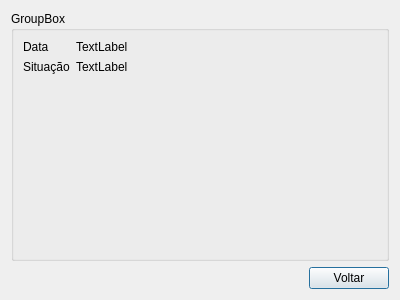
<?xml version="1.0" encoding="UTF-8"?>
<ui version="4.0">
 <class>movimentacaodopaciente_leitura</class>
 <widget class="QDialog" name="movimentacaodopaciente_leitura">
  <property name="geometry">
   <rect>
    <x>0</x>
    <y>0</y>
    <width>400</width>
    <height>300</height>
   </rect>
  </property>
  <property name="windowTitle">
   <string>Movimentação do Paciente</string>
  </property>
  <layout class="QHBoxLayout" name="horizontalLayout_2">
   <item>
    <layout class="QVBoxLayout" name="verticalLayout">
     <item>
      <widget class="QGroupBox" name="groupBox">
       <property name="title">
        <string>GroupBox</string>
       </property>
       <layout class="QFormLayout" name="formLayout">
        <item row="0" column="0">
         <widget class="QLabel" name="label">
          <property name="text">
           <string>Data</string>
          </property>
         </widget>
        </item>
        <item row="0" column="1">
         <widget class="QLabel" name="data">
          <property name="text">
           <string>TextLabel</string>
          </property>
         </widget>
        </item>
        <item row="1" column="0">
         <widget class="QLabel" name="label_3">
          <property name="text">
           <string>Situação</string>
          </property>
         </widget>
        </item>
        <item row="1" column="1">
         <widget class="QLabel" name="situacao">
          <property name="text">
           <string>TextLabel</string>
          </property>
         </widget>
        </item>
        <item row="2" column="0">
         <spacer name="verticalSpacer">
          <property name="orientation">
           <enum>Qt::Vertical</enum>
          </property>
          <property name="sizeHint" stdset="0">
           <size>
            <width>20</width>
            <height>40</height>
           </size>
          </property>
         </spacer>
        </item>
       </layout>
      </widget>
     </item>
     <item>
      <layout class="QHBoxLayout" name="horizontalLayout">
       <item>
        <spacer name="horizontalSpacer">
         <property name="orientation">
          <enum>Qt::Horizontal</enum>
         </property>
         <property name="sizeHint" stdset="0">
          <size>
           <width>40</width>
           <height>20</height>
          </size>
         </property>
        </spacer>
       </item>
       <item>
        <widget class="QPushButton" name="pushButton">
         <property name="text">
          <string>Voltar</string>
         </property>
        </widget>
       </item>
      </layout>
     </item>
    </layout>
   </item>
  </layout>
 </widget>
 <resources/>
 <connections/>
</ui>
